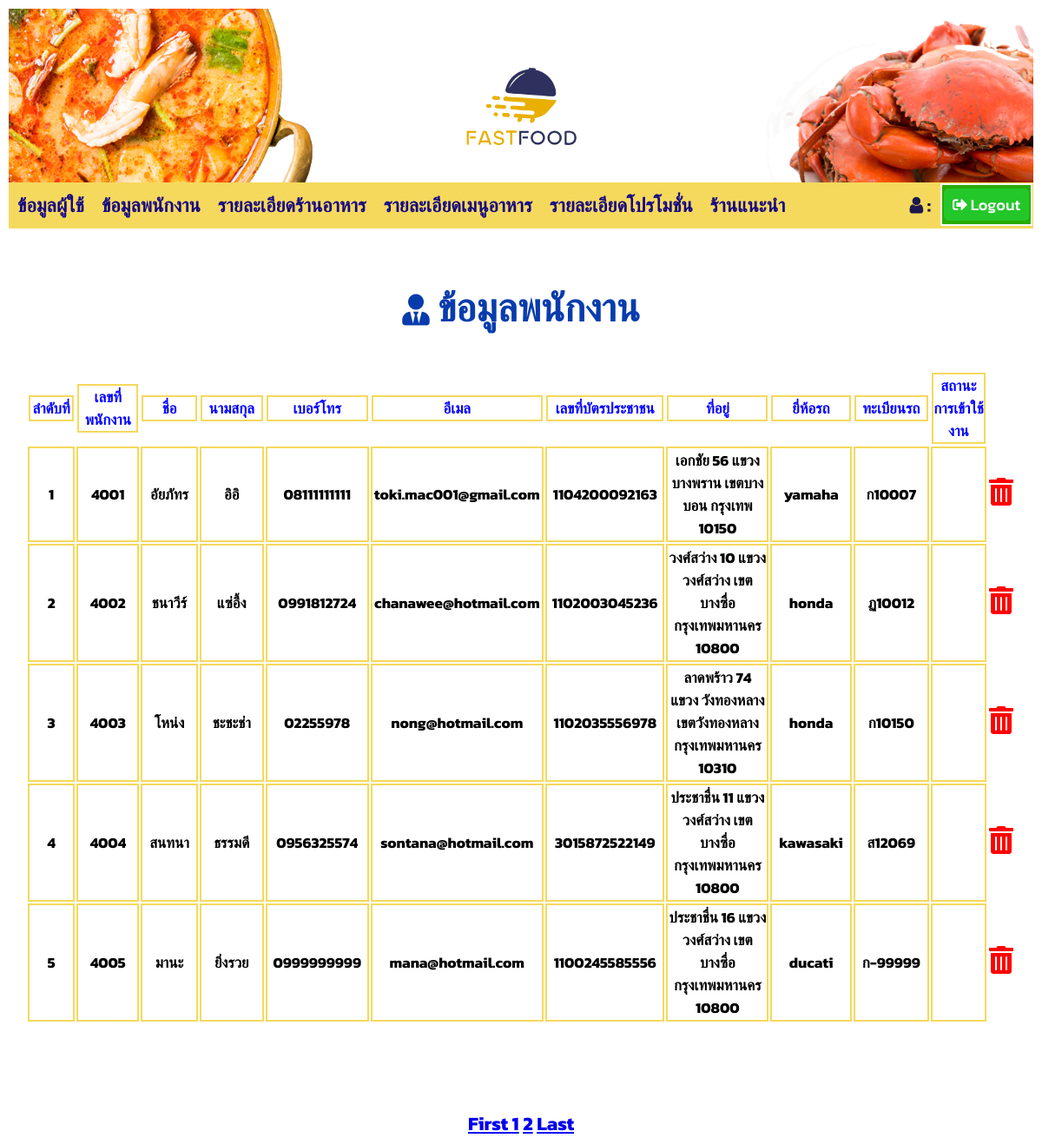
The app's page /Admin_employee-detail.php with its own data.
### tables this page shows
CREATE TABLE `employee` (
  `Employee_ID` int(20) NOT NULL,
  `Password` varchar(20) NOT NULL,
  `First_name` varchar(50) NOT NULL,
  `Last_name` varchar(50) NOT NULL,
  `Tel` varchar(12) NOT NULL,
  `Email` varchar(100) NOT NULL,
  `IDcard` varchar(20) NOT NULL,
  `Address` varchar(150) NOT NULL,
  `Brand_Motorcycle` varchar(20) NOT NULL,
  `License_plate` varchar(20) NOT NULL,
  `Status` varchar(20) NOT NULL,
  `Ban_Employee` varchar(20) NOT NULL
);

### Admin_employee-detail.php (the view, shortened to what this page needs)
<!DOCTYPE html>
<html lang="en">
<head>
    <link rel="stylesheet" href="css/lay.css">
    <link rel="stylesheet" href="css/body.css">
    <link rel="stylesheet" href="css/rec.css">
    <link rel="stylesheet" href="css/log.css">
    <link rel="stylesheet" href="css/his.css">
    <link rel='stylesheet' href='https://use.fontawesome.com/releases/v5.7.0/css/all.css'
>
    <link rel="stylesheet" href="https://cdnjs.cloudflare.com/ajax/libs/font-awesome/4.7.0/css/font-awesome.min.css">
</head>
<body>
    <div class="header">
        <center><a href="index.php"><img src="img/logo.png" width="230" height="230"></a></center>
    </div>
    <div class="topnav">
        <a href="Admin_user-detail.php">ข้อมูลผู้ใช้</a>
        <a href="ADmin_employee-detail.php">ข้อมูลพนักงาน</a>
        <a href="Admin_restaurant-detail.php">รายละเอียดร้านอาหาร</a>
        <a href="Admin_restaurant_show_menu.php">รายละเอียดเมนูอาหาร</a>
        <a href="Admin_promotion.php">รายละเอียดโปรโมชั่น</a>
         <a href="Admin_recommend.php">ร้านแนะนำ</a>
        <form  action="logout_All.php" method="POST">
            <div class="login">
                <button type="submit" style.display='block' class="bt" style="background-color: rgb(35, 199, 41);padding: 5px 10px;font-size: 18px;font-weight: 500;border-radius: 5px;"><i class='fas fa-sign-out-alt' style='font-size:17px'></i> Logout</button>
            </div>
        </form>
        <div class="logtext" style = "color:rgb(29, 24, 78);">
            <i class="fa fa-user" style="font-size:20x"></i> :
        </div>
        </div>
    <div class="hispaper">
    <center><h2><i class='fas fa-user-tie' style='font-size:36px'></i> ข้อมูลพนักงาน</h2>
    <table>
        <tr>
            <th width="200"> <div align="center" style = "border: 2px solid rgb(245, 217, 93);color :blue;font-size:17px">ลำดับที่</div></th>
            <th width="200"> <div align="center" style = "border: 2px solid rgb(245, 217, 93);color :blue;font-size:17px">เลขที่พนักงาน</div></th>
            <th width="200"> <div align="center" style = "border: 2px solid rgb(245, 217, 93);color :blue;font-size:17px">ชื่อ</div></th>
            <th width="230"> <div align="center" style = "border: 2px solid rgb(245, 217, 93);color :blue;font-size:17px">นามสกุล</div></th>
            <th width="230"> <div align="center" style = "border: 2px solid rgb(245, 217, 93);color :blue;font-size:17px">เบอร์โทร</div></th>
            <th width="230"> <div align="center" style = "border: 2px solid rgb(245, 217, 93);color :blue;font-size:17px;">อีเมล</div></th>
            <th width="230"> <div align="center" style = "border: 2px solid rgb(245, 217, 93);color :blue;font-size:17px">เลขที่บัตรประชาชน</div></th>
            <th width="230"> <div align="center" style = "border: 2px solid rgb(245, 217, 93);color :blue;font-size:17px">ที่อยู่</div></th>
            <th width="230"> <div align="center" style = "border: 2px solid rgb(245, 217, 93);color :blue;font-size:17px">ยี่ห้อรถ</div></th>
            <th width="230"> <div align="center" style = "border: 2px solid rgb(245, 217, 93);color :blue;font-size:17px">ทะเบียนรถ</div></th>
            <th width="230"> <div align="center" style = "border: 2px solid rgb(245, 217, 93);color :blue;font-size:17px">สถานะการเข้าใช้งาน</div></th>
        </tr>
    <?php
     require('connect.php');
            $perpage = 5;
            if(isset($_GET['page']))
                {
                     $page = $_GET['page'];
                }
                else
                {
                    $page = 1;
                }
                     $start = ($page - 1) * $perpage;
    $i=1;
    $employee_detail_sqli = "SELECT * FROM employee limit {$start} , {$perpage}";
     $employee_detail_Query = mysqli_query($conn,$employee_detail_sqli);
    if($employee_detail_Query)
    {
    while($employee_detail_result = mysqli_fetch_array($employee_detail_Query))
    {
    ?>
        <tr>
            <td style = "border: 2px solid rgb(245, 217, 93);font-size:17px"><div align="center"><?php echo $i+$start;?></div></td>
            <td style = "border: 2px solid rgb(245, 217, 93);font-size:17px"><div align="center"><?php echo $employee_detail_result["Employee_ID"];?></td>
            <td style = "border: 2px solid rgb(245, 217, 93);font-size:17px"><div align="center"><?php echo $employee_detail_result["First_name"];?></td>
            <td style = "border: 2px solid rgb(245, 217, 93);font-size:17px"><div align="center"><?php echo $employee_detail_result["Last_name"];?></td>
            <td style = "border: 2px solid rgb(245, 217, 93);font-size:17px"><div align="center"><?php echo $employee_detail_result["Tel"];?></td>
            <td style = "border: 2px solid rgb(245, 217, 93);font-size:17px"><div align="center"><?php echo $employee_detail_result["Email"];?></td>
            <td style = "border: 2px solid rgb(245, 217, 93);font-size:17px"><div align="center"><?php echo $employee_detail_result["IDcard"];?></td>
            <td style = "border: 2px solid rgb(245, 217, 93);font-size:17px"><div align="center"><?php echo $employee_detail_result["Address"];?></td>
            <td style = "border: 2px solid rgb(245, 217, 93);font-size:17px"><div align="center"><?php echo $employee_detail_result["Brand_Motorcycle"];?></td>
            <td style = "border: 2px solid rgb(245, 217, 93);font-size:17px"><div align="center"><?php echo $employee_detail_result["License_plate"];?></td>
            <td style = "border: 2px solid rgb(245, 217, 93);font-size:17px"><div align="center"><?php echo $employee_detail_result["Ban_Employee"];?></td>
            <td align="center"><a href="Admin_delete-All.php?Employee_ID=<?php echo $employee_detail_result["Employee_ID"];?><?php $_SESSION['check'] = "Employee";?>"><i class='fas fa-trash-alt' style='font-size:32px;color:red'></i></a></td>
        </tr>
    <?php
    $i=$i+1;
    }
    }
    ?>
</table>
<?php
         $sql2 = "SELECT * FROM employee ";
         $query2 = mysqli_query($conn, $sql2);
         $total_record = mysqli_num_rows($query2);
         $total_page = ceil($total_record / $perpage);
        ?>
        <br><br><br>
        <nav>
         <a href="Admin_employee-detail.php" aria-label="Previous">
         <span aria-hidden="true" >First</span>
         </a>
         <?php
         for($i=1;$i<=$total_page;$i++){ ?>
         <a href="Admin_employee-detail.php?page=<?php echo $i; ?>"><?php echo $i; ?></a>
         <?php } ?>
         <a href="Admin_employee-detail.php?page=<?php echo $total_page;?>" aria-label="Next">
         <span aria-hidden="true">Last</span>
         </a>
        </nav>
    </center>
    </div>
</body>
</html>

### css/lay.css (style rules this page uses)
* { box-sizing: border-box; }
body { margin: 10px; }
.header { text-align: center; background:url(../img/top.png); background-size:cover; width:100%; height: 200px; }
.topnav { width: 100%; overflow: hidden; background-color: rgb(245, 217, 93); font-family: 'Kanit', sans-serif; font-size: 22px; font-weight: 700; position: sticky; top:0; }
.topnav a { float: left; display: block; color: #150685; text-align: left; padding: 10px 10px; text-decoration: none; }
@media (min-width:600px) { .header { width: 100%; } }
@media (min-width:600px) { .topnav { width: 100%; } }
.login { float: right; display: block; text-align: left; text-decoration: none; background-color: rgb(41, 172, 5); cursor:pointer; font-family: 'Kanit', sans-serif; font-size: 19px; font-weight: 500; border: 2px solid #f8f8f8; margin: 1px; }
.logtext { padding: 10px 10px; float: right; display: block; text-align: left; text-decoration: none; font-family: 'Kanit', sans-serif; font-size: 22px; font-weight: 700; color:rgb(41, 172, 5); }

### css/body.css (style rules this page uses)
* { box-sizing: border-box; }
img { border-radius: 20px; }
h2 { font-family: 'Kanit', sans-serif; font-size: 27px; font-weight: 700; color:rgb(88, 94, 175); }

### css/rec.css (style rules this page uses)
* { box-sizing: border-box; }
.bt { background-color: #4CAF50; border: none; color: white; padding: 16px 32px; text-align: center; text-decoration: none; display: inline-block; margin: 4px 2px; -webkit-transition-duration: 0.4s; transition-duration: 0.4s; cursor: pointer; font-family: 'Kanit', sans-serif; font-size: 20px; font-weight: 700; border-radius: 10px; }

### css/log.css (style rules this page uses)
* { box-sizing: border-box; }

### css/his.css (style rules this page uses)
* { box-sizing: border-box; }
.hispaper { padding:20px; width:100%; height: 800px; font-family: 'Kanit', sans-serif; font-size: 22px; font-weight: 700; }
h2 { font-family: 'Kanit', sans-serif; font-size: 45px; font-weight: 700; color:rgb(8, 60, 173); }

### records on screen
employee: start "1", Employee_ID "4001", First_name "อัยภัทร", Last_name "อิอิ", Tel "08111111111", Email "toki.mac001@gmail.com", IDcard "1104200092163", Address "เอกชัย 56 แขวงบางพราน เขตบางบอน กรุงเทพ 10150", Brand_Motorcycle "yamaha", License_plate "ก10007"
employee: start "2", Employee_ID "4002", First_name "ชนาวีร์", Last_name "แซ่อึ้ง", Tel "0991812724", Email "chanawee@hotmail.com", IDcard "1102003045236", Address "วงศ์สว่าง 10 แขวง วงศ์สว่าง เขตบางซื่อ กรุงเทพมหานคร 10800", Brand_Motorcycle "honda", License_plate "ฏ10012"
employee: start "3", Employee_ID "4003", First_name "โหน่ง", Last_name "ชะชะช่า", Tel "02255978", Email "nong@hotmail.com", IDcard "1102035556978", Address "ลาดพร้าว 74 แขวง วังทองหลาง เขตวังทองหลาง กรุงเทพมหานคร 10310", Brand_Motorcycle "honda", License_plate "ก10150"
employee: start "4", Employee_ID "4004", First_name "สนทนา", Last_name "ธรรมดี", Tel "0956325574", Email "sontana@hotmail.com", IDcard "3015872522149", Address "ประชาชื่น 11 แขวง วงศ์สว่าง เขตบางซื่อ กรุงเทพมหานคร 10800", Brand_Motorcycle "kawasaki", License_plate "ส12069"
employee: start "5", Employee_ID "4005", First_name "มานะ", Last_name "ยิ่งรวย", Tel "0999999999", Email "mana@hotmail.com", IDcard "1100245585556", Address "ประชาชื่น 16 แขวง วงศ์สว่าง เขตบางซื่อ กรุงเทพมหานคร 10800", Brand_Motorcycle "ducati", License_plate "ก-99999"
